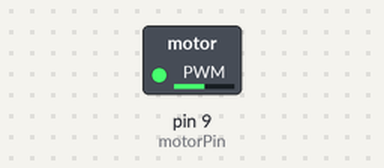
Bench run of a sketch on a simulated Arduino Uno, built with avr-gcc and run on an emulated ATmega328P. Parts: switched loads named in the sketch (green lamp = pin HIGH). Dashed ring = blinking.

Above: at 0.05 s.
Timing chart, 0 to 4.6 s (numbered marks = the images above):
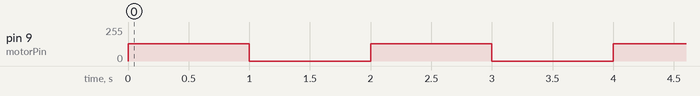

The sketch:

Vibration_motor.ino
```cpp
int motorPin = 9; // PWMピン

void setup() {
  pinMode(motorPin, OUTPUT);
}

void loop() {
  analogWrite(motorPin, 128); // 振動モーターを半分の強さで回す（0~255）
  delay(1000); // 1秒間振動
  analogWrite(motorPin, 0); // 振動を止める
  delay(1000); // 1秒間停止
}
```

Measured:
- by itself, pin 9 (motorPin): alternates 128/255 for 1.0 s and 0/255 for 1.0 s
